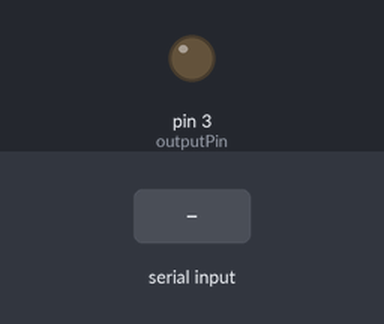
Bench run of a sketch on a simulated Arduino Uno, built with avr-gcc and run on an emulated ATmega328P. Parts: output pins drawn as LEDs (lit = HIGH). The test bench sets the inputs (shaded band). What the sketch prints to the serial monitor is not drawn.

Above: at 1.2 s.
1.3 s: "90,45\n" received over Serial
At 2.3 s:
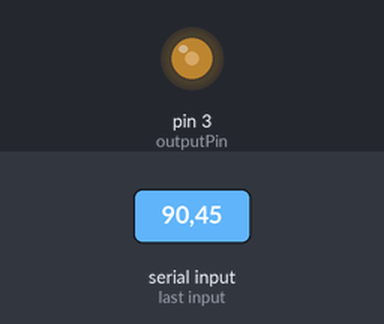
2.8 s: "30,150\n" received over Serial
At 3.5 s:
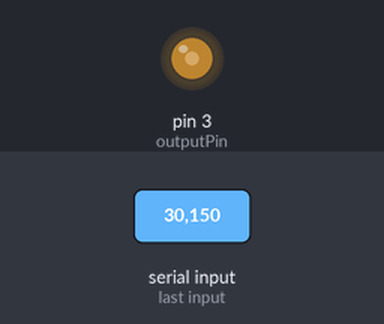
Timing chart, 0 to 5.8 s (numbered marks = the images above; inputs shaded):
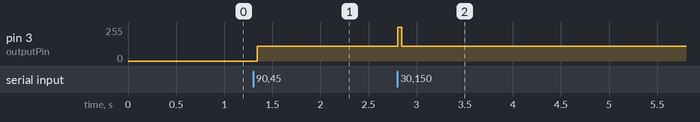

Measured:
- after the input at 1.3 s, pin 3 (outputPin): 0/255 → 110/255 after 0.05 s
- after the input at 2.8 s, pin 3 (outputPin): 110/255 → 255/255 at once, → 110/255 0.04 s later

The sketch:

sketch06-08.ino
```cpp
int outputPin = 3;

void setup() {
  // put your setup code here, to run once:
  pinMode(outputPin, OUTPUT);
  Serial.begin(9600);
  Serial.println("Enter Volts 0 to 5");
}

void loop() {
  // put your main code here, to run repeatedly:
  if (Serial.available() > 0) {
    char ch = Serial.read();
    int volts = (ch - '0') * 51;
    analogWrite(outputPin, volts);
  }
}
```
